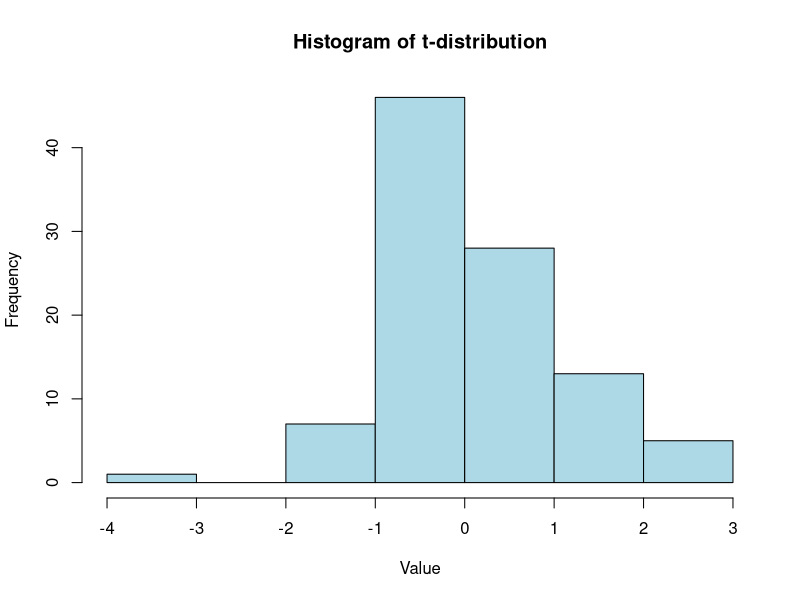
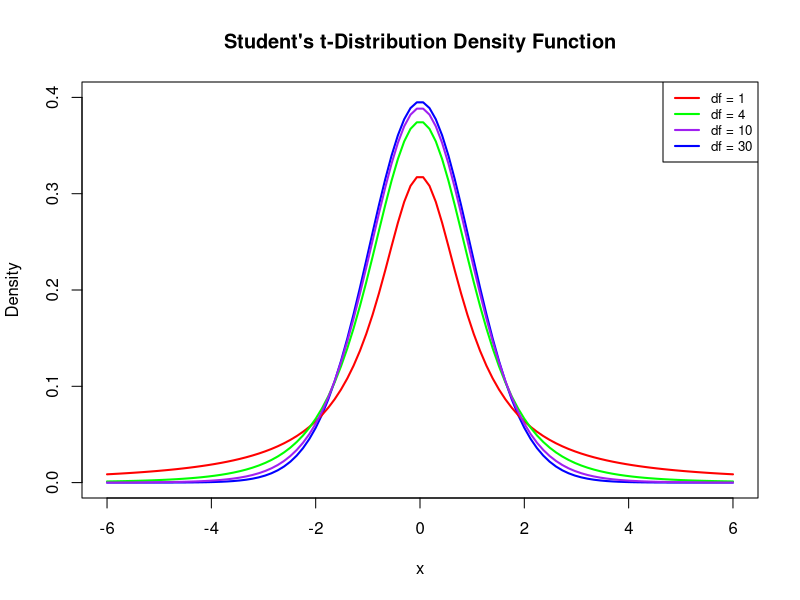
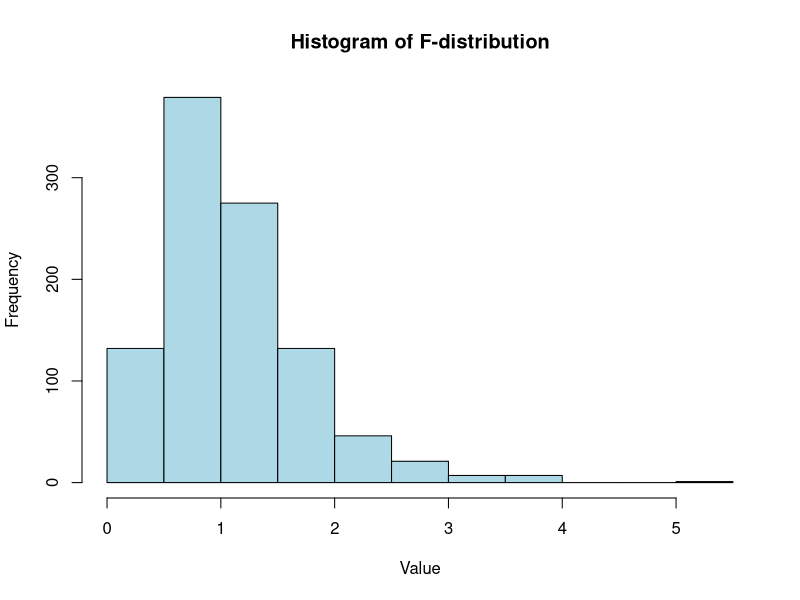

The R script that drew these images, in order:
# Set the seed for reproducibility
set.seed(123)

# Parameters
n <- 100
df <- n - 1

# Generate random samples from t-distribution
t_samples <- rt(n, df)

# Plot the histogram
hist(t_samples, main = "Histogram of t-distribution", xlab = "Value", ylab = "Frequency", col = "lightblue", border = "black")



# Set the seed for reproducibility
set.seed(123)

# Parameters
n <- 100
df_values <- c(2, 10, 25)

# Use sapply to generate random samples
chi_square_samples <- sapply(df_values, function(df) rchisq(n, df = df))

# Display the generated samples
print(chi_square_samples)



# Generate a vector of 100 values between -6 and 6
x <- seq(-6, 6, length.out = 100)

# Degrees of freedom
df_values <- c(1, 4, 10, 30)

# Calculate t-distribution values for each degree of freedom
t_values <- sapply(df_values, function(df) dt(x, df))

# Plot the density functions
plot(x, t_values[, 4], type = "l", col = "blue", lwd = 2,
     main = "Student's t-Distribution Density Function",
     xlab = "x", ylab = "Density", ylim = c(0, 0.4))

# Add lines for other degrees of freedom
lines(x, t_values[, 1], col = "red", lwd = 2)
lines(x, t_values[, 2], col = "green", lwd = 2)
lines(x, t_values[, 3], col = "purple", lwd = 2)

# Add legend
legend("topright", legend = c("df = 1", "df = 4", "df = 10", "df = 30"),
       col = c("red", "green", "purple", "blue"), lwd = 2, cex = 0.8)




# Degrees of freedom
df1 <- 10
df2 <- 20

# Percentile to find (95th percentile)
percentile <- 0.95

# Find the quantile (percentile) of the F-distribution
f_quantile <- qf(percentile, df1, df2)

# Display the result
print(f_quantile)



# Degrees of freedom
df1 <- 10
df2 <- 20

# Interval [0, 1.5]
lower_limit <- 0
upper_limit1 <- 1.5

# Calculate the probability for the interval [0, 1.5]
area_interval1 <- pf(upper_limit1, df1, df2) - pf(lower_limit, df1, df2)

# Interval [1.5, +∞)
lower_limit2 <- 1.5

# Calculate the probability for the interval [1.5, +∞)
area_interval2 <- 1 - pf(lower_limit2, df1, df2)

# Display the results
print(paste("Area under the curve for [0, 1.5]:", area_interval1))
print(paste("Area under the curve for [1.5, +∞):", area_interval2))

# Degrees of freedom
df1 <- 10
df2 <- 20

# Probabilities (quantiles) to find
probabilities <- c(0.25, 0.5, 0.75, 0.999)

# Calculate and display the quantiles for the given probabilities using cat
for (prob in probabilities) {
  f_quantile <- qf(prob, df1, df2)
  cat("Quantile for probability", prob, ":", f_quantile, "\n")
}


# Set the seed for reproducibility
set.seed(123)

# Degrees of freedom
df1 <- 10
df2 <- 20

# Generate 1000 random values from the F-distribution
f_random_values <- rf(1000, df1, df2)

# Plot a histogram
hist(f_random_values, main = "Histogram of F-distribution", xlab = "Value", ylab = "Frequency", col = "lightblue", border = "black")
